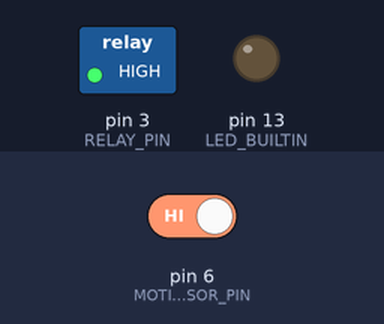
Bench run of a sketch on a simulated Arduino Uno, built with avr-gcc and run on an emulated ATmega328P. On the bench: switched loads named in the sketch (green lamp = pin HIGH), output pins drawn as LEDs (lit = HIGH). Inputs (shaded band) come from the test bench; at power-on: pin 6 (MOTION_SENSOR_PIN) HIGH.

Above: at 0.1 s.
At 1.3 s:
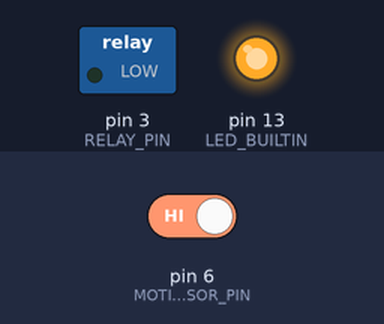
Timing chart, 0 to 2.8 s (numbered marks = the images above):
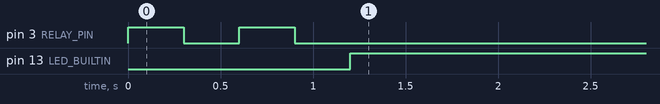

Measured:
- by itself, pin 13 (LED_BUILTIN): LOW → HIGH at 1.2 s

The sketch:

Black_Phone.ino
```cpp
const int MOTION_SENSOR_PIN = 6;   // Arduino pin connected to the OUTPUT pin of motion sensor
const int RELAY_PIN         = 3;   // Arduino pin connected to the IN pin of relay
const int MAXH              = 1200; // DELAY during which no movement must occur for the system to trigger again
int sensor                  = LOW; // current  state of motion sensor's pin
int motionStatePrevious     = LOW; // previous state of motion sensor's pin
int lhigh                   = 1;

void setup() {
  Serial.begin(9600);                // initialize serial
  pinMode(MOTION_SENSOR_PIN, INPUT); // set arduino pin to input mode
  pinMode(RELAY_PIN, OUTPUT);        // set arduino pin to output mode
  pinMode(LED_BUILTIN, OUTPUT);
  bootup_init();
}

void loop(){
  digitalWrite(LED_BUILTIN, digitalRead(MOTION_SENSOR_PIN));
}

void bootup_init(){
  for (int i = 0; i < 2; i++) {
    digitalWrite(RELAY_PIN, HIGH);
    delay(300);
    digitalWrite(RELAY_PIN, LOW);
    delay(300);
  }
}

void ring_test(){
  for (int i = 0; i <= 3; i++) {
  digitalWrite(LED_BUILTIN, HIGH);
  delay(100);
  digitalWrite(LED_BUILTIN, LOW);
  delay(100);
  }
}

void ring_real(){
  for (int i = 0; i < 3; i++) {
    digitalWrite(RELAY_PIN, HIGH);
    delay(1500);
    digitalWrite(RELAY_PIN, LOW);
    delay(1500);
  }
}

void lewp(){
  delay(500);
  sensor  = digitalRead(MOTION_SENSOR_PIN);
  if(sensor == LOW){
    if(lhigh < (MAXH + 2)){
      lhigh++;
    }
  }else{
    if(lhigh>MAXH){
      ring_real();
    }
    lhigh=0; // reset after each movement
  }


}
```
